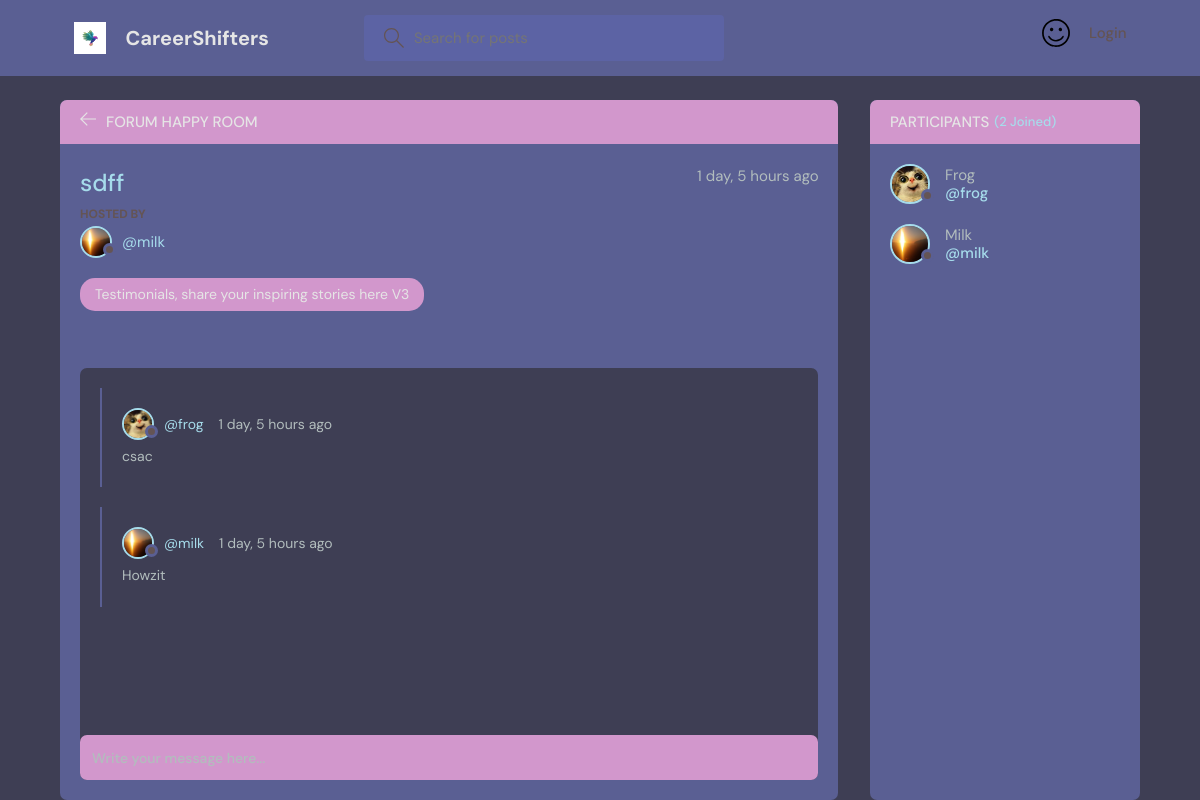
Screenshot of /room/7/ with the database file from the repository.
### base/models.py (models this page shows, shortened)
class Room(models.Model):
    host = models.ForeignKey(User, on_delete=models.SET_NULL, null=True)
    topic = models.ForeignKey(Topic, on_delete=models.SET_NULL, null=True)
    name = models.CharField(max_length=200)
    description = models.TextField(null=True, blank=True)
    participants = models.ManyToManyField(
        User, related_name='participants', blank=True)
    updated = models.DateTimeField(auto_now=True)
    created = models.DateTimeField(auto_now_add=True)
    class Meta:
        ordering = ['-updated', '-created']

class User(AbstractUser):
    name = models.CharField(max_length=200, null=True)
    email = models.EmailField(unique=True, null=True)
    bio = models.TextField(null=True)
    avatar = models.ImageField(null=True, default="avatar.svg")
    USERNAME_FIELD = 'email'
    EMAIL_FIELD = 'email'
    REQUIRED_FIELDS =  ['username'] # added username, for super user

class Topic(models.Model):
    name = models.CharField(max_length=200)
    def __str__(self):
        return self.name

class Message(models.Model):
    user = models.ForeignKey(User, on_delete=models.CASCADE)
    room = models.ForeignKey(Room, on_delete=models.CASCADE)
    body = models.TextField()
    updated = models.DateTimeField(auto_now=True)
    created = models.DateTimeField(auto_now_add=True)
    class Meta:
        ordering = ['-updated', '-created']

### base/views.py (the view, shortened to what this page needs)
# urls.py: path('room/<str:pk>/', views.room, name="room"),
def room(request, pk):
    room = Room.objects.get(id=pk)
    room_messages = room.message_set.all()
    participants = room.participants.all()
    context = {'room': room, 'room_messages': room_messages,
               'participants': participants}
    return render(request, 'base/room.html', context)

### base/templates/base/room.html (shortened to what this page needs)
{% extends 'main.html' %}
{% block content %}
<main class="profile-page layout layout--2">
  <div class="container">
    <div class="room">
      <div class="room__top">
        <div class="room__topLeft">
          <a href="{% url 'home' %}">
            <svg version="1.1" xmlns="http://www.w3.org/2000/svg" width="32" height="32" viewBox="0 0 32 32">
              <title>arrow-left</title>
              <path
                d="M13.723 2.286l-13.723 13.714 13.719 13.714 1.616-1.611-10.96-10.96h27.625v-2.286h-27.625l10.965-10.965-1.616-1.607z">
              </path>
            </svg>
          </a>
          <h3>Forum Happy Room</h3>
        </div>
      </div>
      <div class="room__box scroll">
        <div class="room__header scroll">
          <div class="room__info">
            <h3>{{room.name}}</h3>
            <span>{{room.created|timesince}} ago</span>
          </div>
          <div class="room__hosted">
            <p>Hosted By</p>
            <a href="{% url 'user-profile' room.host.id %}" class="room__author">
              <div class="avatar avatar--small">
                <img src="{{room.host.avatar.url}}" />
              </div>
              <span>@{{room.host.username}}</span>
            </a>
          </div>
          <span class="room__topics">{{room.topic}}</span>
        </div>
        <div class="room__conversation">
          <div class="threads scroll">
            {% for message in room_messages %}
            <div class="thread">
              <div class="thread__top">
                <div class="thread__author">
                  <a href="{% url 'user-profile' message.user.id %}" class="thread__authorInfo">
                    <div class="avatar avatar--small">
                      <img src="{{message.user.avatar.url}}" />
                    </div>
                    <span>@{{message.user.username}}</span>
                  </a>
                  <span class="thread__date">{{message.created|timesince}} ago</span>
                </div>
              </div>
              <div class="thread__details">
                {{message.body}}
              </div>
            </div>
            {% endfor %}
          </div>
        </div>
      </div>
      <div class="room__message">
        <form action="" method="POST">
          <input name="body" placeholder="Write your message here..." />
        </form>
      </div>
    </div>
    <div class="participants">
      <h3 class="participants__top">Participants <span>({{participants.count}} Joined)</span></h3>
      <div class="participants__list scroll">
        {% for user in participants %}
        <a href="{%  url 'user-profile' user.id %}" class="participant">
          <div class="avatar avatar--medium">
            <img src="{{user.avatar.url}}" />
          </div>
          <p>
            {{user.name}}
            <span>@{{user.username}}</span>
          </p>
        </a>
        {% endfor %}
      </div>
    </div>
  </div>
</main>
{% endblock content %}

### rows the page displays
Room: name "sdff", created "1 day, 5 hours", host.avatar (picture), host.username "milk", topic "Testimonials, share your inspiring stories here V3"
Message: user.avatar (picture), user.username "frog", created "1 day, 5 hours", body "csac"
Message: user.avatar (picture), user.username "milk", created "1 day, 5 hours", body "Howzit"
User: avatar (picture), name "Frog", username "frog"
User: avatar (picture), name "Milk", username "milk"

### other values shown
{{ participants.count }} "2"
